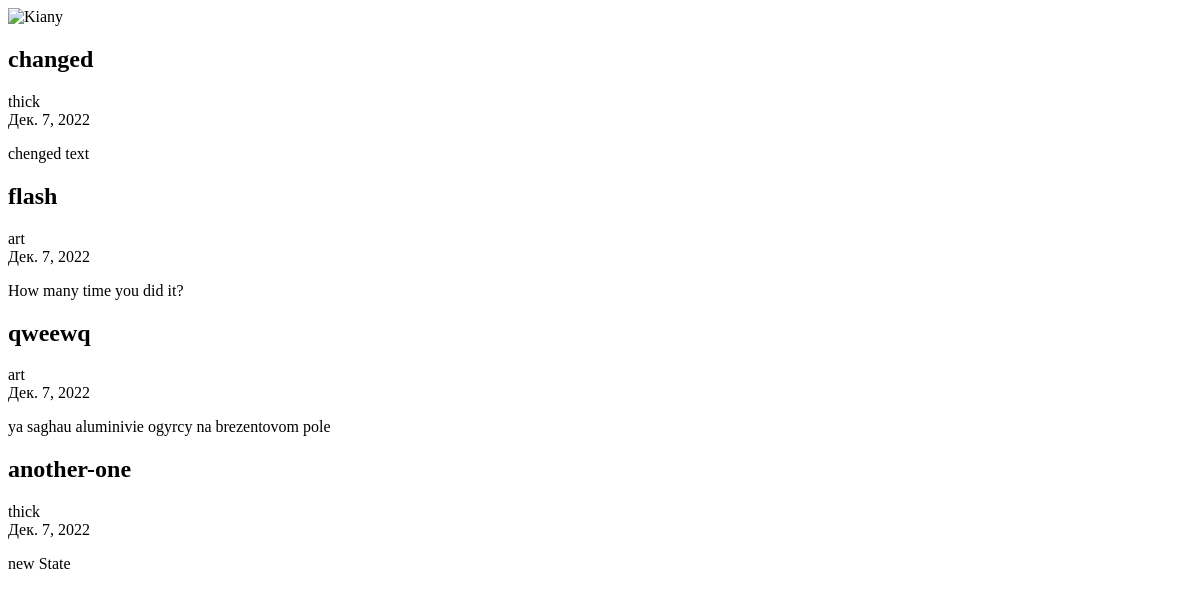
Page /archive/ on the earlier database version.
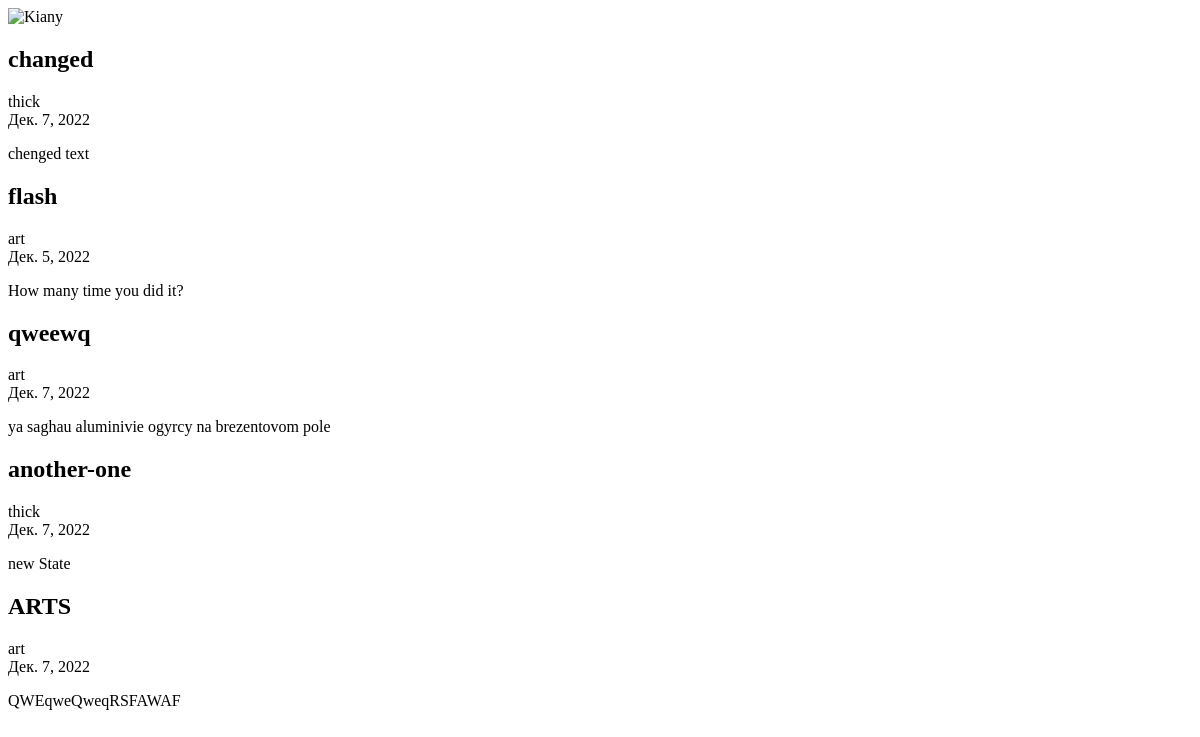
Same page on the later database version.
### articles/models.py (models this page shows, shortened)
class Article(models.Model):
    title = models.CharField(max_length=200)
    author = models.ForeignKey(User, on_delete=models.CASCADE)
    text = models.TextField()
    created_date = models.DateField(auto_now_add=True)
    def get_excerpt(self):
        return self.text[:140] + "..." if len(self.text) > 140 else self.text

### articles/views.py (the view)
# urls.py: path('archive/', views.archive, name='archive')
def archive(request):
    return render(request, 'archive.html', {"posts": Article.objects.all()})

### articles/templates/archive.html (shortened to what this page needs)
<!DOCTYPE html>
<html>
<head>
    <link rel="stylesheet" href="{{ STATIC_URL }}/static/css/styles.css">
</head>
<body>
    <div class="header">
        <img src="{{ STATIC_URL }}/static/img/Kiany.jpg" alt="Kiany" id="Kiany">
    </div>
    <div class="archive">
        {% for post in posts %}
        <div class="one-post">
            <h2 class="post-title">{{ post.title }}</h2>
            <div class="article-info">
                <div class="article-author">{{ post.author.username }}</div>
                <div class="article-created-date">{{ post.created_date }}</div>
            </div>
            <p class="article-text">{{ post.get_excerpt }}</p>
        </div>
        {% endfor %}
    </div>
</body>
</html>

### articles/static/css/styles.css (style rules this page uses)
#Kiany { width: 10%; height: 10%; }

Differences in the rows shown:
changed Article "flash": created_date "Дек. 7, 2022" → "Дек. 5, 2022"
added Article: title "ARTS", author.username "art", created_date "Дек. 7, 2022", get_excerpt "QWEqweQweqRSFAWAF"
